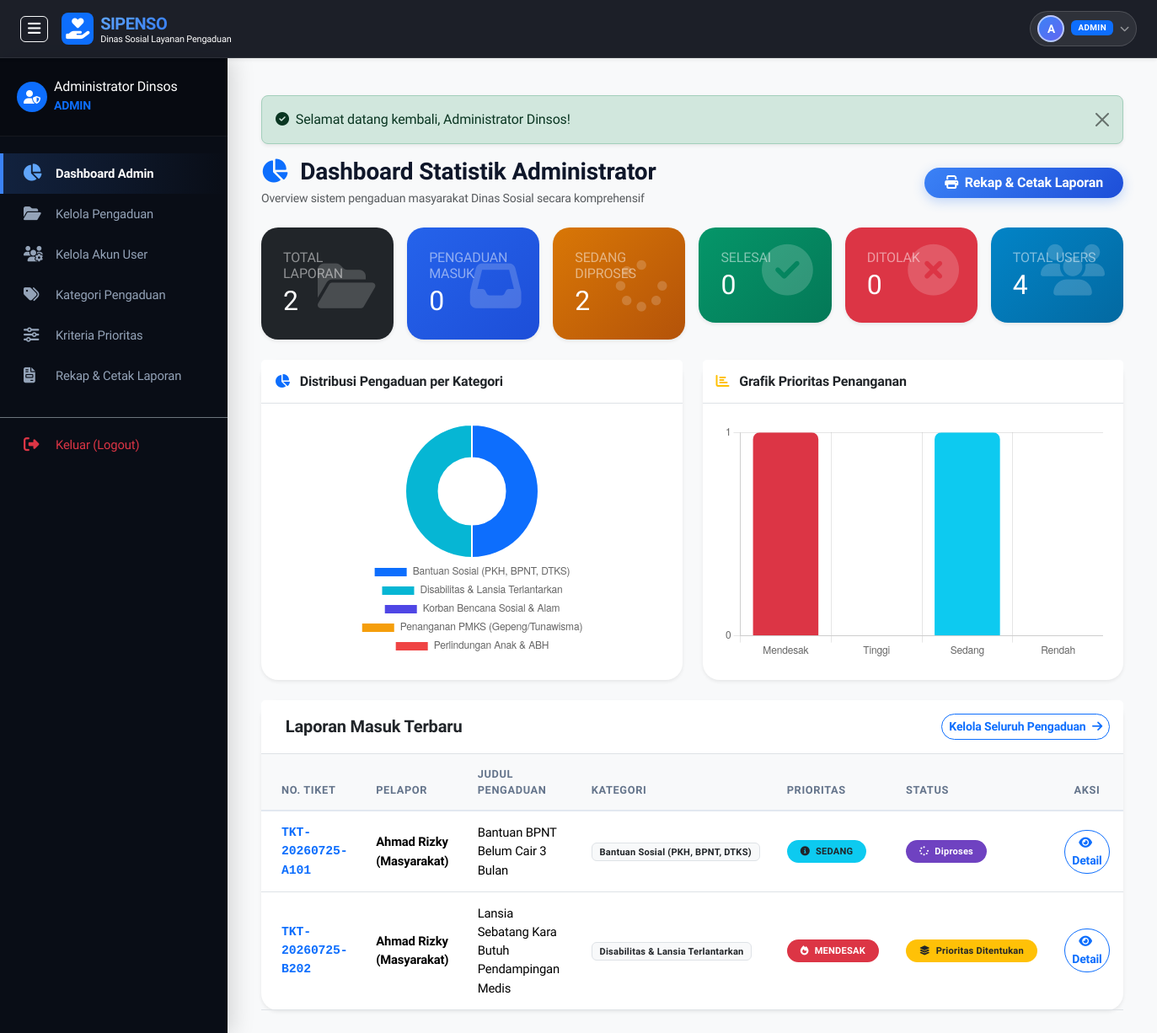
Page /admin/dashboard.php (signed in) on the committed database.
### tables this page shows
CREATE TABLE pengaduan (
    id INT AUTO_INCREMENT PRIMARY KEY,
    nomor_tiket VARCHAR(30) NOT NULL UNIQUE,
    user_id INT NOT NULL,
    kategori_id INT NOT NULL,
    judul VARCHAR(150) NOT NULL,
    isi_laporan TEXT NOT NULL,
    lokasi_kejadian TEXT NOT NULL,
    tingkat_dampak ENUM('rendah', 'sedang', 'tinggi', 'mendesak') NOT NULL DEFAULT 'sedang',
    jumlah_terdampak INT DEFAULT 1,
    skor_prioritas INT DEFAULT 0,
    prioritas ENUM('Rendah', 'Sedang', 'Tinggi', 'Mendesak') NOT NULL DEFAULT 'Sedang',
    status ENUM('Pengaduan Masuk', 'Diverifikasi', 'Diklasifikasikan', 'Prioritas Ditentukan', 'Diproses', 'Selesai', 'Ditolak') NOT NULL DEFAULT 'Pengaduan Masuk',
    created_at TIMESTAMP DEFAULT CURRENT_TIMESTAMP,
    updated_at TIMESTAMP DEFAULT CURRENT_TIMESTAMP ON UPDATE CURRENT_TIMESTAMP,
    FOREIGN KEY (user_id) REFERENCES users(id) ON DELETE CASCADE,
    FOREIGN KEY (kategori_id) REFERENCES kategori(id) ON DELETE RESTRICT
);

CREATE TABLE users (
    id INT AUTO_INCREMENT PRIMARY KEY,
    nik VARCHAR(16) UNIQUE NULL,
    nama_lengkap VARCHAR(100) NOT NULL,
    email VARCHAR(100) NOT NULL UNIQUE,
    foto_profil VARCHAR(255) NULL,
    no_hp VARCHAR(20) NOT NULL,
    alamat TEXT NULL,
    username VARCHAR(50) NOT NULL UNIQUE,
    password VARCHAR(255) NOT NULL,
    role ENUM('admin', 'petugas', 'pelapor') NOT NULL DEFAULT 'pelapor',
    status_akun ENUM('aktif', 'nonaktif') NOT NULL DEFAULT 'aktif',
    created_at TIMESTAMP DEFAULT CURRENT_TIMESTAMP,
    updated_at TIMESTAMP DEFAULT CURRENT_TIMESTAMP ON UPDATE CURRENT_TIMESTAMP
);

CREATE TABLE kategori (
    id INT AUTO_INCREMENT PRIMARY KEY,
    kode_kategori VARCHAR(30) NOT NULL UNIQUE,
    nama_kategori VARCHAR(100) NOT NULL,
    deskripsi TEXT NULL,
    created_at TIMESTAMP DEFAULT CURRENT_TIMESTAMP
);

### admin/dashboard.php (the view, shortened to what this page needs)
<?php
require_once __DIR__ . '/../includes/header.php';
$total_pengaduan = 0;
$total_masuk = 0;
$total_proses = 0;
$total_selesai = 0;
$total_ditolak = 0;
$total_users = 0;
$kategori_chart_labels = [];
$kategori_chart_counts = [];
$prioritas_chart_labels = ['Mendesak', 'Tinggi', 'Sedang', 'Rendah'];
$prioritas_chart_counts = [0, 0, 0, 0];
$recent_pengaduan = [];
if ($pdo) {
    $total_users = (int)$pdo->query("SELECT COUNT(*) FROM users")->fetchColumn();
    $stmtSt = $pdo->query("SELECT status, COUNT(*) AS cnt FROM pengaduan GROUP BY status");
    while ($r = $stmtSt->fetch()) {
        $total_pengaduan += $r['cnt'];
        if ($r['status'] == 'Pengaduan Masuk') $total_masuk += $r['cnt'];
        elseif (in_array($r['status'], ['Diverifikasi', 'Diklasifikasikan', 'Prioritas Ditentukan', 'Diproses'])) $total_proses += $r['cnt'];
        elseif ($r['status'] == 'Selesai') $total_selesai += $r['cnt'];
        elseif ($r['status'] == 'Ditolak') $total_ditolak += $r['cnt'];
    }
    $stmtKatData = $pdo->query("SELECT k.nama_kategori, COUNT(p.id) AS cnt
                                FROM kategori k
                                LEFT JOIN pengaduan p ON k.id = p.kategori_id
                                GROUP BY k.id
                                ORDER BY k.nama_kategori ASC");
    while ($r = $stmtKatData->fetch()) {
        $kategori_chart_labels[] = $r['nama_kategori'];
        $kategori_chart_counts[] = (int)$r['cnt'];
    }
    $stmtPrioData = $pdo->query("SELECT prioritas, COUNT(*) AS cnt FROM pengaduan GROUP BY prioritas");
    $prio_map = ['Mendesak' => 0, 'Tinggi' => 0, 'Sedang' => 0, 'Rendah' => 0];
    while ($r = $stmtPrioData->fetch()) {
        $prio_map[$r['prioritas']] = (int)$r['cnt'];
    }
    $prioritas_chart_counts = array_values($prio_map);
    $stmtRec = $pdo->query("SELECT p.*, k.nama_kategori, u.nama_lengkap AS nama_pelapor
                            FROM pengaduan p
                            JOIN kategori k ON p.kategori_id = k.id
                            JOIN users u ON p.user_id = u.id
                            ORDER BY p.created_at DESC LIMIT 5");
    $recent_pengaduan = $stmtRec->fetchAll();
}
?>
<?php require_once __DIR__ . '/../includes/navbar.php'; ?>
<div class="wrapper-admin">
    <?php require_once __DIR__ . '/../includes/sidebar.php'; ?>
    <div id="content" class="bg-light">
        <div class="container-fluid">
            <?= get_flash(); ?>
            <div class="d-flex flex-column flex-md-row justify-content-between align-items-md-center mb-4 gap-3">
                <div>
                    <h3 class="fw-bold mb-1"><i class="fa-solid fa-chart-pie text-primary me-2"></i> Dashboard Statistik Administrator</h3>
                    <p class="text-muted small mb-0">Overview sistem pengaduan masyarakat Dinas Sosial secara komprehensif</p>
                </div>
                <a href="<?= base_url('admin/laporan.php'); ?>" class="btn btn-primary rounded-pill px-4 fw-bold">
                    <i class="fa-solid fa-print me-1"></i> Rekap &amp; Cetak Laporan
                </a>
            </div>
            <div class="row g-3 mb-4">
                <div class="col-xl-2 col-md-4 col-6">
                    <div class="stat-card bg-dark shadow-sm">
                        <h6 class="text-white-50 text-uppercase text-xs font-bold mb-1">Total Laporan</h6>
                        <h2 class="fw-extrabold mb-0"><?= $total_pengaduan; ?></h2>
                        <div class="stat-icon"><i class="fa-solid fa-folder-open"></i></div>
                    </div>
                </div>
                <div class="col-xl-2 col-md-4 col-6">
                    <div class="stat-card stat-gradient-primary shadow-sm">
                        <h6 class="text-white-50 text-uppercase text-xs font-bold mb-1">Pengaduan Masuk</h6>
                        <h2 class="fw-extrabold mb-0"><?= $total_masuk; ?></h2>
                        <div class="stat-icon"><i class="fa-solid fa-inbox"></i></div>
                    </div>
                </div>
                <div class="col-xl-2 col-md-4 col-6">
                    <div class="stat-card stat-gradient-warning text-white shadow-sm">
                        <h6 class="text-white-50 text-uppercase text-xs font-bold mb-1">Sedang Diproses</h6>
                        <h2 class="fw-extrabold mb-0"><?= $total_proses; ?></h2>
                        <div class="stat-icon"><i class="fa-solid fa-spinner"></i></div>
                    </div>
                </div>
                <div class="col-xl-2 col-md-4 col-6">
                    <div class="stat-card stat-gradient-success shadow-sm">
                        <h6 class="text-white-50 text-uppercase text-xs font-bold mb-1">Selesai</h6>
                        <h2 class="fw-extrabold mb-0"><?= $total_selesai; ?></h2>
                        <div class="stat-icon"><i class="fa-solid fa-circle-check"></i></div>
                    </div>
                </div>
                <div class="col-xl-2 col-md-4 col-6">
                    <div class="stat-card bg-danger shadow-sm">
                        <h6 class="text-white-50 text-uppercase text-xs font-bold mb-1">Ditolak</h6>
                        <h2 class="fw-extrabold mb-0"><?= $total_ditolak; ?></h2>
                        <div class="stat-icon"><i class="fa-solid fa-circle-xmark"></i></div>
                    </div>
                </div>
                <div class="col-xl-2 col-md-4 col-6">
                    <div class="stat-card stat-gradient-info shadow-sm">
                        <h6 class="text-white-50 text-uppercase text-xs font-bold mb-1">Total Users</h6>
                        <h2 class="fw-extrabold mb-0"><?= $total_users; ?></h2>
                        <div class="stat-icon"><i class="fa-solid fa-users"></i></div>
                    </div>
                </div>
            </div>
            <div class="row g-4 mb-4">
                <div class="col-lg-6">
                    <div class="card card-custom border-0 shadow-sm h-100">
                        <div class="card-header bg-white py-3 border-bottom">
                            <h6 class="fw-bold mb-0 text-dark"><i class="fa-solid fa-chart-pie text-primary me-2"></i> Distribusi Pengaduan per Kategori</h6>
                        </div>
                        <div class="card-body p-4 d-flex align-items-center justify-content-center">
                            <div style="width: 100%; max-width: 380px; height: 280px;">
                                <canvas id="chartKategori"></canvas>
                            </div>
                        </div>
                    </div>
                </div>
                <div class="col-lg-6">
                    <div class="card card-custom border-0 shadow-sm h-100">
                        <div class="card-header bg-white py-3 border-bottom">
                            <h6 class="fw-bold mb-0 text-dark"><i class="fa-solid fa-chart-bar text-warning me-2"></i> Grafik Prioritas Penanganan</h6>
                        </div>
                        <div class="card-body p-4">
                            <div style="width: 100%; height: 280px;">
                                <canvas id="chartPrioritas"></canvas>
                            </div>
                        </div>
                    </div>
                </div>
            </div>
            <div class="card card-custom border-0 shadow-sm">
                <div class="card-header bg-white py-3 border-bottom d-flex justify-content-between align-items-center">
                    <h5 class="fw-bold mb-0 text-dark"><i class="fa-solid fa-clock-history text-primary me-2"></i> Laporan Masuk Terbaru</h5>
                    <a href="<?= base_url('admin/pengaduan.php'); ?>" class="btn btn-sm btn-outline-primary rounded-pill">Kelola Seluruh Pengaduan <i class="fa-solid fa-arrow-right ms-1"></i></a>
                </div>
                <div class="card-body p-0">
                    <div class="table-responsive">
                        <table class="table table-hover align-middle mb-0">
                            <thead class="table-light">
                                <tr>
                                    <th class="ps-4">No. Tiket</th>
                                    <th>Pelapor</th>
                                    <th>Judul Pengaduan</th>
                                    <th>Kategori</th>
                                    <th>Prioritas</th>
                                    <th>Status</th>
                                    <th class="text-center">Aksi</th>
                                </tr>
                            </thead>
                            <tbody>
                                <?php if (!empty($recent_pengaduan)): ?>
                                    <?php foreach ($recent_pengaduan as $p): ?>
                                        <tr>
                                            <td class="ps-4 font-monospace fw-bold text-primary"><?= sanitize($p['nomor_tiket']); ?></td>
                                            <td><span class="fw-semibold"><?= sanitize($p['nama_pelapor']); ?></span></td>
                                            <td><?= sanitize($p['judul']); ?></td>
                                            <td><span class="badge bg-light text-dark border"><?= sanitize($p['nama_kategori']); ?></span></td>
                                            <td><?= get_priority_badge($p['prioritas']); ?></td>
                                            <td><?= get_status_badge($p['status']); ?></td>
                                            <td class="text-center">
                                                <a href="<?= base_url('petugas/detail_pengaduan.php?id=' . $p['id']); ?>" class="btn btn-sm btn-outline-primary rounded-pill">
                                                    <i class="fa-solid fa-eye me-1"></i> Detail
                                                </a>
                                            </td>
                                        </tr>
                                    <?php endforeach; ?>
                                <?php endif; ?>
                            </tbody>
                        </table>
                    </div>
                </div>
            </div>
        </div>
    </div>
</div>
<script>
document.addEventListener('DOMContentLoaded', function() {
    // Chart 1: Kategori Pie Chart
    const ctxKat = document.getElementById('chartKategori').getContext('2d');
    new Chart(ctxKat, {
        type: 'doughnut',
        data: {
            labels: <?= json_encode($kategori_chart_labels); ?>,
            datasets: [{
                data: <?= json_encode($kategori_chart_counts); ?>,
                backgroundColor: ['#0d6efd', '#06b6d4', '#4f46e5', '#f59e0b', '#ef4444', '#10b981'],
                borderWidth: 2
            }]
        },
        options: {
            responsive: true,
            maintainAspectRatio: false,
            plugins: {
                legend: { position: 'bottom' }
            }
        }
    });
    // Chart 2: Prioritas Bar Chart
    const ctxPrio = document.getElementById('chartPrioritas').getContext('2d');
    new Chart(ctxPrio, {
        type: 'bar',
        data: {
            labels: <?= json_encode($prioritas_chart_labels); ?>,
            datasets: [{
                label: 'Jumlah Pengaduan',
                data: <?= json_encode($prioritas_chart_counts); ?>,
                backgroundColor: ['#dc3545', '#ffc107', '#0dcaf0', '#6c757d'],
                borderRadius: 8
            }]
        },
        options: {
            responsive: true,
            maintainAspectRatio: false,
            scales: {
                y: { beginAtZero: true, ticks: { stepSize: 1 } }
            },
            plugins: {
                legend: { display: false }
            }
        }
    });
});
</script>
<?php require_once __DIR__ . '/../includes/footer.php'; ?>

### config/helpers.php (shortened to what this page needs)
<?php
function base_url($path = '') {
    $protocol = isset($_SERVER['HTTPS']) && $_SERVER['HTTPS'] === 'on' ? 'https' : 'http';
    $host = $_SERVER['HTTP_HOST'] ?? 'localhost';
    $script_dir = str_replace('\\', '/', dirname($_SERVER['SCRIPT_NAME']));
    $pos = strpos($script_dir, '/sistempengaduan');
    if ($pos !== false) {
        $root_dir = substr($script_dir, 0, $pos + strlen('/sistempengaduan'));
    } else {
        $root_dir = '/sistempengaduan';
    }
    return rtrim($protocol . '://' . $host . $root_dir, '/') . '/' . ltrim($path, '/');
}
function sanitize($data) {
    return htmlspecialchars(trim($data ?? ''), ENT_QUOTES, 'UTF-8');
}
function get_flash() {
    if (isset($_SESSION['flash'])) {
        $flash = $_SESSION['flash'];
        return '<div class="alert alert-' . $flash['type'] . ' alert-dismissible fade show shadow-sm rounded-3 my-3" role="alert">
                    <i class="fa-solid ' . ($flash['type'] == 'success' ? 'fa-check-circle' : 'fa-exclamation-circle') . ' me-2"></i>' . $flash['message'] . '
                    <button type="button" class="btn-close" data-bs-dismiss="alert" aria-label="Close"></button>
                </div>';
    }
    return '';
}
function get_status_badge($status) {
    switch ($status) {
        case 'Prioritas Ditentukan':
            return '<span class="badge bg-warning text-dark px-3 py-2 rounded-pill"><i class="fa-solid fa-layer-group me-1"></i> Prioritas Ditentukan</span>';
        case 'Diproses':
            return '<span class="badge bg-purple text-white px-3 py-2 rounded-pill" style="background-color: #6f42c1;"><i class="fa-solid fa-spinner fa-spin me-1"></i> Diproses</span>';
    }
}
function get_priority_badge($priority) {
    switch (strtolower($priority)) {
        case 'mendesak':
            return '<span class="badge bg-danger px-3 py-2 rounded-pill text-uppercase fw-bold"><i class="fa-solid fa-fire me-1"></i> Mendesak</span>';
        case 'sedang':
            return '<span class="badge bg-info text-dark px-3 py-2 rounded-pill text-uppercase fw-bold"><i class="fa-solid fa-circle-info me-1"></i> Sedang</span>';
    }
}

### rows in the picture
pengaduan: nomor_tiket "TKT-20260725-A101", user.nama_lengkap "Ahmad Rizky (Masyarakat)", judul "Bantuan BPNT Belum Cair 3 Bulan", kategori.nama_kategori "Bantuan Sosial (PKH, BPNT, DTKS)", prioritas "Sedang" (drawn), status "Diproses" (drawn)
pengaduan: nomor_tiket "TKT-20260725-B202", user.nama_lengkap "Ahmad Rizky (Masyarakat)", judul "Lansia Sebatang Kara Butuh Pendampingan Medis", kategori.nama_kategori "Disabilitas & Lansia Terlantarkan", prioritas "Mendesak" (drawn), shows "Prioritas Ditentukan"

### other values in the picture
substr($nama_user, 0, 1) "A"
$role "ADMIN"
$_SESSION['nama_lengkap'] "Administrator Dinsos"
$flash['message'] "Selamat datang kembali, Administrator Dinsos!"
$total_pengaduan "2"
$total_masuk "0"
$total_proses "2"
$total_selesai "0"
$total_ditolak "0"
$total_users "4"
chart data {{ json_encode($kategori_chart_counts) }} [1,1,0,0,0]
chart data {{ json_encode($prioritas_chart_labels) }} ["Mendesak","Tinggi","Sedang","Rendah"]
chart data {{ json_encode($prioritas_chart_counts) }} [1,0,1,0]
